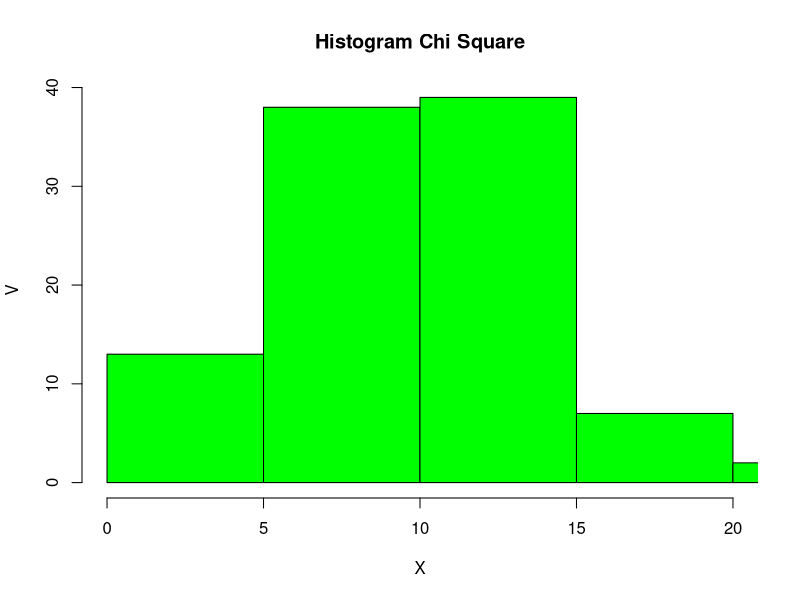

R code for this plot:
# a. Diket x = 2 dan v = 10, fungsi probabilitas chi square
x = 2
v = 10

p <- dchisq(x, v)
p

# b. Histogram chi square dengan 100 data random
v = 10
x = 100

hist(rchisq(x, v), 
     main = "Histogram Chi Square",
     xlim = c(0,20),
     col = "green",
     xlab = "X",
     ylab = "V",
)

# C. nilai rataan dan varians
v = 10

mean = v
mean

varians = 2*v
varians
